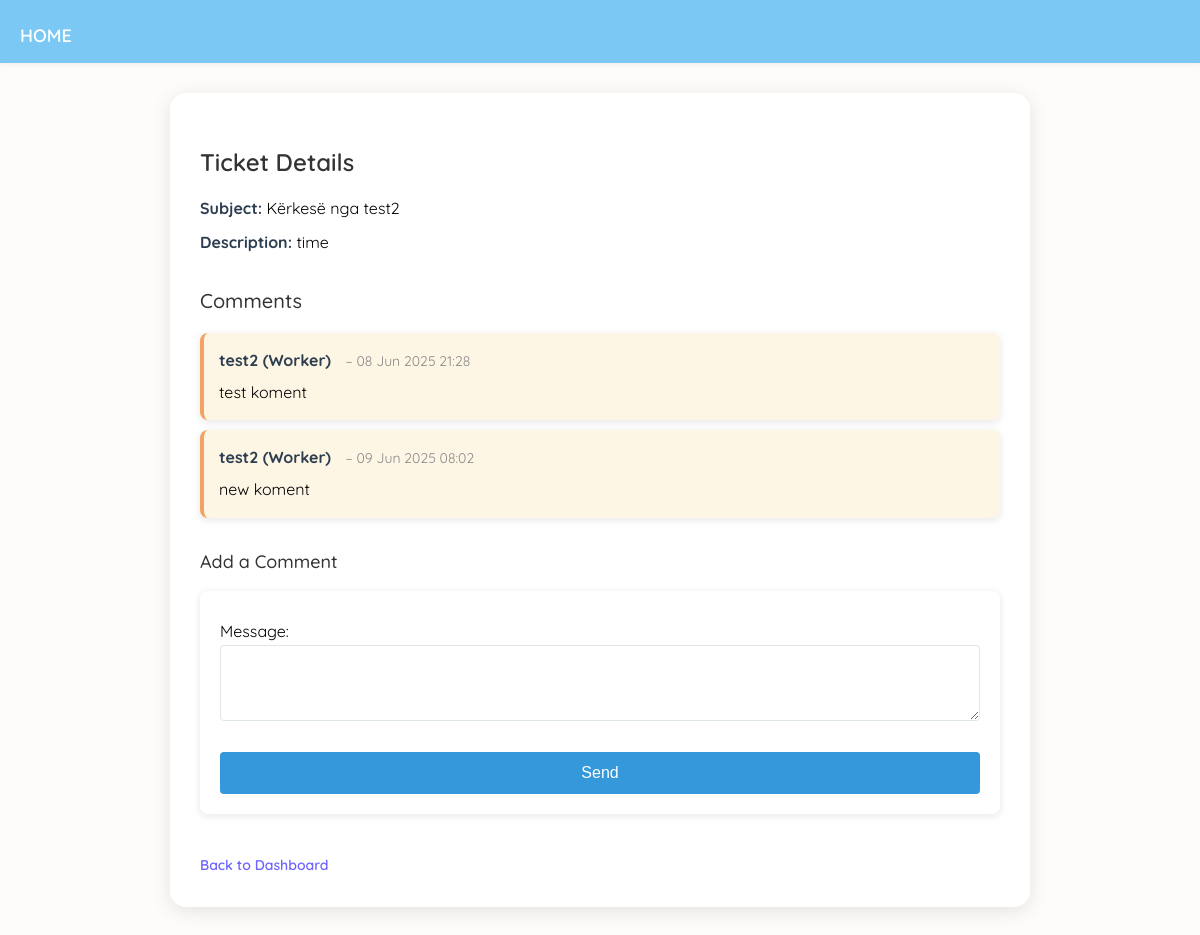
/agentticket/17/ (signed in), run on the app's committed database.
### helpdeskApp/models.py (models this page shows, shortened)
class Ticket(models.Model):
    STATUS_CHOICES = (
        ('open', 'Open'),
        ('in_progress', 'In Progress'),
        ('resolved', 'Resolved'),
        ('closed', 'Closed'),
    )
    PRIORITY_CHOICES = (
        ('high', 'High'),
        ('medium', 'Medium'),
        ('low', 'Low'),
    )
    CATEGORY_CHOICES = (
        ('software', 'Software'),
        ('hardware', 'Hardware'),
        ('network', 'Network'),
        ('other', 'Other'),
    )
    created_by = models.ForeignKey(
        settings.AUTH_USER_MODEL,
        on_delete=models.CASCADE,
        related_name='created_tickets'
    )
    assigned_to = models.ForeignKey(
        settings.AUTH_USER_MODEL,
        on_delete=models.SET_NULL,
        null=True,
        blank=True,
        limit_choices_to={'role': 'agent'},
        related_name='assigned_tickets'
    )
    subject = models.CharField(max_length=255)
    description = models.TextField()
    status = models.CharField(max_length=20, choices=STATUS_CHOICES, default='open')
    priority = models.CharField(max_length=10, choices=PRIORITY_CHOICES, default='medium')
    category = models.CharField(max_length=20, choices=CATEGORY_CHOICES, default='other')
    created_at = models.DateTimeField(auto_now_add=True)
    updated_at = models.DateTimeField(auto_now=True)

class Comment(models.Model):
    ticket = models.ForeignKey('Ticket', related_name='comments', on_delete=models.CASCADE)
    author = models.ForeignKey(User, on_delete=models.CASCADE)
    message = models.TextField()
    created_at = models.DateTimeField(auto_now_add=True)

class CustomUser(AbstractUser):
    ROLE_CHOICES= (
        ('worker', 'Worker'),
        ('agent','Helpdesk Agent'),
    )
    role=models.CharField(max_length=25, choices=ROLE_CHOICES)

### helpdeskApp/views.py (the view)
# urls.py: path('agentticket/<int:ticket_id>/', views.ticket_detail, name='ticket_detail_agent'),
@login_required
def ticket_detail(request, ticket_id):
    ticket = get_object_or_404(Ticket, id=ticket_id)
    if request.user != ticket.created_by and request.user != ticket.assigned_to and not request.user.is_staff:
        return HttpResponseForbidden()
    comments = ticket.comments.all().order_by('created_at')
    if request.method == 'POST':
        form = CommentForm(request.POST)
        if form.is_valid():
            comment = form.save(commit=False)
            comment.ticket = ticket
            comment.author = request.user
            comment.save()
            return redirect('ticket_detail', ticket_id=ticket.id)
    else:
        form = CommentForm()
    return render(request, 'ticket_detail.html', {
        'ticket': ticket,
        'comments': comments,
        'form': form,
    })

### helpdeskApp/forms.py
class CommentForm(forms.ModelForm):
    class Meta:
        model = Comment
        fields = ['message']
        widgets = {
            'message': forms.Textarea(attrs={'rows': 3}),
        }

### helpdeskApp/templates/ticket_detail.html (shortened to what this page needs)
{% load static %}
<!DOCTYPE html>
<html>
<head>
    <link rel="stylesheet" href="{% static 'css/ticketdetail.css' %}">
    <nav class="navbar">
    <a href="/agent" class="logo"> HOME</a>
    </nav>
</head>
<body>
    <div class="container">
        <section>
            <h2>Ticket Details</h2>
            <p><strong>Subject:</strong> {{ ticket.subject }}</p>
            <p><strong>Description:</strong> {{ ticket.description }}</p>
        </section>
        <section>
            <h3>Comments</h3>
            <ul>
                {% for comment in comments %}
                    {% if comment.author.role == "agent" %}
                        <li style="background-color: #eaf3ff; border-left: 4px solid #6c63ff;">
                            <strong>{{ comment.author.username }} (Agent)</strong>
                    {% else %}
                        <li style="background-color: #fef6e4; border-left: 4px solid #f4a261;">
                            <strong>{{ comment.author.username }} (Worker)</strong>
                    {% endif %}
                            <span style="color:#888;"> – {{ comment.created_at|date:"d M Y H:i" }}</span><br>
                            <div style="margin-top: 6px;">{{ comment.message|linebreaksbr }}</div>
                        </li>
                {% empty %}
                    <li>No comments yet.</li>
                {% endfor %}
            </ul>
        </section>
        <section>
            <h4> Add a Comment</h4>
            <form method="post">
                {{ form.as_p }}
                <button type="submit">Send</button>
            </form>
        </section>
        <a href="{% url 'agent_dashboard' %}">Back to Dashboard</a>
    </div>
</body>
</html>

### helpdeskApp/static/css/ticketdetail.css (style rules this page uses)
body { font-family: 'Quicksand', sans-serif; background-color: var(--bg-light); color: var(--text-dark); margin: 0; padding: 20px; font-size: 16px; line-height: 1.6; }
.container { max-width: 1200px; margin: 0 auto; padding: 0 20px; }
h2 { color: #2c3e50; font-size: 24px; font-weight: 600; margin-bottom: 20px; }
h3 { color: #2c3e50; font-size: 20px; font-weight: 500; margin-bottom: 20px; }
h4 { color: #2c3e50; font-size: 18px; font-weight: 500; margin-bottom: 15px; }
section { margin-bottom: 40px; }
p { margin: 10px 0; }
p strong { color: #2c3e50; }
button, .btn { background: #3498db; color: #fff; border: none; padding: 10px 16px; border-radius: 4px; cursor: pointer; font-size: 14px; transition: background 0.3s ease; }
ul { list-style: none; padding: 0; }
ul li { background: #fff; border-radius: 8px; padding: 15px; margin-bottom: 10px; box-shadow: 0 2px 8px rgba(0, 0, 0, 0.1); transition: transform 0.2s ease, box-shadow 0.2s ease; }
ul li strong { font-size: 16px; color: #2c3e50; }
ul li span { font-size: 14px; color: #7f8c8d; margin-left: 10px; }
form { background: #fff; padding: 20px; border-radius: 8px; box-shadow: 0 2px 8px rgba(0, 0, 0, 0.1); }
form input, form textarea, form select { width: 100%; padding: 10px; margin-bottom: 15px; border: 1px solid #dfe6e9; border-radius: 4px; font-size: 14px; box-sizing: border-box; }
form button[type="submit"] { width: 100%; padding: 12px; background: #3498db; border: none; border-radius: 4px; color: #fff; font-size: 16px; cursor: pointer; transition: background 0.3s ease; }
a { color: #2980b9; text-decoration: none; font-size: 14px; display: inline-block; margin-top: 20px; }
.navbar { background-color: #2c3e50; padding: 15px 20px; box-shadow: 0 2px 4px rgba(0, 0, 0, 0.1); position: sticky; top: 0; z-index: 1000; margin-bottom: 20px; }
.navbar .logo { color: #fff; font-size: 24px; font-weight: 600; text-decoration: none; }

### helpdeskApp/templates/ticket_detail.html (style rules this page uses)
body { font-family: 'Quicksand', sans-serif; background-color: #fdfcfb; margin: 0; padding: 0; }
.container { max-width: 800px; margin: 30px auto; background-color: #ffffff; padding: 30px; border-radius: 16px; box-shadow: 0 4px 20px rgba(0,0,0,0.1); }
h2, h3, h4 { color: #333; margin-bottom: 15px; }
section { margin-bottom: 30px; }
p { margin: 8px 0; line-height: 1.6; }
strong { color: #555; }
ul { list-style-type: none; padding: 0; }
li { background: #f9f9f9; padding: 12px 16px; border-radius: 10px; margin-bottom: 10px; box-shadow: 0 1px 3px rgba(0,0,0,0.05); }
form { display: flex; flex-direction: column; }
textarea, input[type="text"] { font-family: inherit; padding: 12px; border-radius: 10px; border: 1px solid #ccc; margin-bottom: 12px; resize: vertical; font-size: 14px; }
button { background-color: #6c63ff; color: white; padding: 12px 20px; border: none; border-radius: 10px; font-size: 16px; cursor: pointer; transition: background 0.3s ease; }
a { display: inline-block; margin-top: 10px; text-decoration: none; color: #6c63ff; font-weight: 600; }
.navbar { background-color: #7bc8f4ff; padding: 12px 20px; box-shadow: 0 2px 6px rgba(0, 0, 0, 0.05); }
.navbar .logo { color: white; font-weight: 600; font-size: 18px; text-decoration: none; }

### data on the page
Ticket: subject "Kërkesë nga test2", description "time"
Comment: author.username "test2", created_at "08 Jun 2025 21:28", message "test koment"
Comment: author.username "test2", created_at "09 Jun 2025 08:02", message "new koment"
